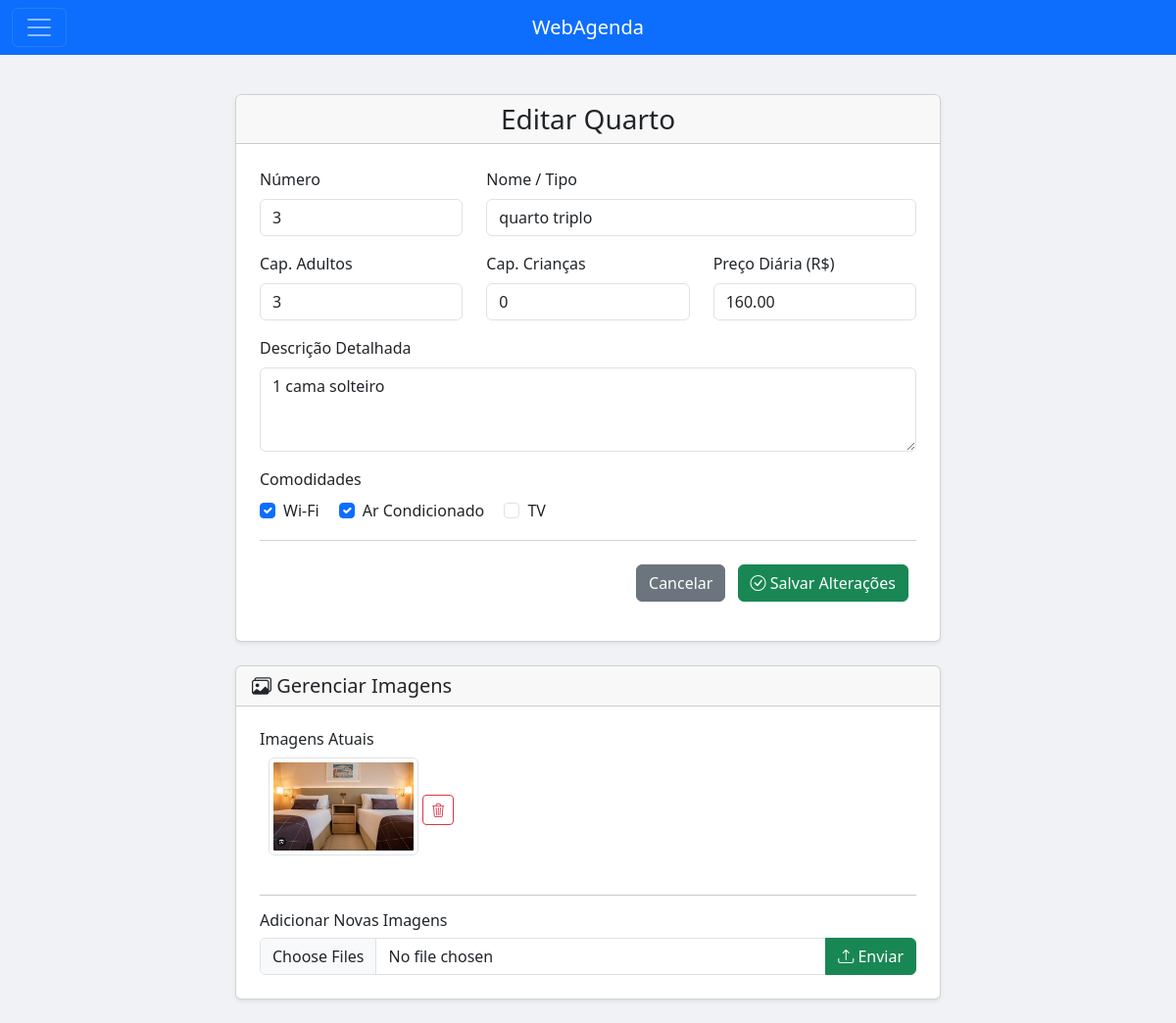
The page /Scripts/agenda.php?menuop=editarquarto&idquarto=3 (signed in) on the database its author committed.
### tables this page shows
CREATE TABLE IF NOT EXISTS `quartos` (
  `id_quarto` int NOT NULL AUTO_INCREMENT,
  `num_quarto` int DEFAULT NULL,
  `nome_quarto` varchar(100) NOT NULL,
  `descricao` varchar(250) DEFAULT NULL,
  `capacidade_adultos` int NOT NULL DEFAULT '2',
  `capacidade_criancas` int NOT NULL DEFAULT '0',
  `preco_diaria` decimal(10,2) NOT NULL DEFAULT '0.00',
  `tem_wifi` tinyint(1) NOT NULL DEFAULT '1',
  `tem_ar_condicionado` tinyint(1) NOT NULL DEFAULT '1',
  `tem_tv` tinyint(1) NOT NULL DEFAULT '1',
  `status` int DEFAULT NULL,
  `excluido` int DEFAULT NULL,
  PRIMARY KEY (`id_quarto`),
  UNIQUE KEY `num_quarto` (`num_quarto`)
);

CREATE TABLE IF NOT EXISTS `quarto_imagens` (
  `id_imagem` int NOT NULL AUTO_INCREMENT,
  `id_quarto` int NOT NULL,
  `nome_arquivo` varchar(255) NOT NULL,
  PRIMARY KEY (`id_imagem`),
  KEY `id_quarto` (`id_quarto`),
  CONSTRAINT `quarto_imagens_ibfk_1` FOREIGN KEY (`id_quarto`) REFERENCES `quartos` (`id_quarto`) ON DELETE CASCADE
);

### Scripts/editarquarto.php (the view, shortened to what this page needs)
<?php
include_once("conexao.php");
$errors = [];
$idquarto = $_GET["idquarto"] ?? null;
try {
    $sql = "SELECT * FROM quartos WHERE id_quarto = ?";
    $stmt = mysqli_prepare($conexao, $sql);
    mysqli_stmt_bind_param($stmt, 'i', $idquarto);
    mysqli_stmt_execute($stmt);
    $dados = mysqli_fetch_assoc(mysqli_stmt_get_result($stmt));
    $sql_img = "SELECT id_imagem, nome_arquivo FROM quarto_imagens WHERE id_quarto = ?";
    $stmt_img = mysqli_prepare($conexao, $sql_img);
    mysqli_stmt_bind_param($stmt_img, 'i', $idquarto);
    mysqli_stmt_execute($stmt_img);
    $imagens_quarto = mysqli_fetch_all(mysqli_stmt_get_result($stmt_img), MYSQLI_ASSOC);
} catch (Exception $e) {
    die("Erro: " . $e->getMessage());
}
?>
<!DOCTYPE html>
<html lang="pt-br">
<head>
    <link href="https://cdn.jsdelivr.net/npm/bootstrap@5.3.2/dist/css/bootstrap.min.css" rel="stylesheet">
    <link rel="stylesheet" href="https://cdn.jsdelivr.net/npm/bootstrap-icons@1.11.3/font/bootstrap-icons.min.css">
</head>
<body style="background-color: #f0f2f5;">
<div class="container my-4">
    <div class="row justify-content-center">
        <div class="col-12 col-lg-10 col-xl-8">
            <div class="card shadow-sm mb-4">
                <div class="card-header"><h3 class="text-center mb-0">Editar Quarto</h3></div>
                <div class="card-body p-4">
                    <form action="agenda.php?menuop=editarquarto&idquarto=<?= (int)$idquarto ?>" method="post">
                        <div class="row">
                            <div class="col-md-4 mb-3"><label for="num_quarto" class="form-label">Número</label><input type="text" class="form-control <?= isset($errors['num_quarto']) ? 'is-invalid' : '' ?>" id="num_quarto" name="num_quarto" value="<?= htmlspecialchars($_POST['num_quarto'] ?? $dados["num_quarto"]) ?>" required><?php if (isset($errors['num_quarto'])): ?><div class="invalid-feedback"><?= $errors['num_quarto'] ?></div><?php endif; ?></div>
                            <div class="col-md-8 mb-3"><label for="nome_quarto" class="form-label">Nome / Tipo</label><input type="text" class="form-control <?= isset($errors['nome_quarto']) ? 'is-invalid' : '' ?>" id="nome_quarto" name="nome_quarto" value="<?= htmlspecialchars($_POST['nome_quarto'] ?? $dados["nome_quarto"]) ?>" required><?php if (isset($errors['nome_quarto'])): ?><div class="invalid-feedback"><?= $errors['nome_quarto'] ?></div><?php endif; ?></div>
                        </div>
                        <div class="row">
                            <div class="col-md-4 mb-3"><label for="capacidade_adultos" class="form-label">Cap. Adultos</label><input type="number" class="form-control <?= isset($errors['capacidade_adultos']) ? 'is-invalid' : '' ?>" id="capacidade_adultos" name="capacidade_adultos" value="<?= htmlspecialchars($_POST['capacidade_adultos'] ?? $dados["capacidade_adultos"]) ?>" required><?php if (isset($errors['capacidade_adultos'])): ?><div class="invalid-feedback"><?= $errors['capacidade_adultos'] ?></div><?php endif; ?></div>
                            <div class="col-md-4 mb-3"><label for="capacidade_criancas" class="form-label">Cap. Crianças</label><input type="number" class="form-control" id="capacidade_criancas" name="capacidade_criancas" value="<?= htmlspecialchars($_POST['capacidade_criancas'] ?? $dados["capacidade_criancas"]) ?>" required></div>
                            <div class="col-md-4 mb-3"><label for="preco_diaria" class="form-label">Preço Diária (R$)</label><input type="number" step="0.01" class="form-control <?= isset($errors['preco_diaria']) ? 'is-invalid' : '' ?>" id="preco_diaria" name="preco_diaria" value="<?= htmlspecialchars($_POST['preco_diaria'] ?? $dados["preco_diaria"]) ?>" required><?php if (isset($errors['preco_diaria'])): ?><div class="invalid-feedback"><?= $errors['preco_diaria'] ?></div><?php endif; ?></div>
                        </div>
                        <div class="mb-3"><label for="descricao" class="form-label">Descrição Detalhada</label><textarea class="form-control" name="descricao" id="descricao" rows="3"><?= htmlspecialchars($_POST['descricao'] ?? $dados["descricao"]) ?></textarea></div>
                        <div class="mb-3"><label class="form-label d-block">Comodidades</label>
                            <div class="form-check form-check-inline"><input class="form-check-input" type="checkbox" id="tem_wifi" name="comodidades[wifi]" value="1" <?php if(isset($_POST['comodidades']['wifi']) || (!isset($_POST['comodidades']) && $dados['tem_wifi'])) echo 'checked'; ?>><label class="form-check-label" for="tem_wifi">Wi-Fi</label></div>
                            <div class="form-check form-check-inline"><input class="form-check-input" type="checkbox" id="tem_ar" name="comodidades[ar]" value="1" <?php if(isset($_POST['comodidades']['ar']) || (!isset($_POST['comodidades']) && $dados['tem_ar_condicionado'])) echo 'checked'; ?>><label class="form-check-label" for="tem_ar">Ar Condicionado</label></div>
                            <div class="form-check form-check-inline"><input class="form-check-input" type="checkbox" id="tem_tv" name="comodidades[tv]" value="1" <?php if(isset($_POST['comodidades']['tv']) || (!isset($_POST['comodidades']) && $dados['tem_tv'])) echo 'checked'; ?>><label class="form-check-label" for="tem_tv">TV</label></div>
                        </div>
                        <div class="card-footer text-end bg-white px-0 pt-3">
                            <a href="agenda.php?menuop=quartos" class="btn btn-secondary">Cancelar</a>
                            <button type="submit" class="btn btn-success m-2" name="atualizar_dados">
                                <i class="bi bi-check-circle"></i> Salvar Alterações
                            </button>
                        </div>
                    </form>
                </div>
            </div>
            <div class="card shadow-sm">
                <div class="card-header"><h5 class="mb-0"><i class="bi bi-images"></i> Gerenciar Imagens</h5></div>
                <div class="card-body p-4">
                    <h6>Imagens Atuais</h6>
                    <div class="row">
                        <?php if (empty($imagens_quarto)): ?>
                            <p class="text-muted">Nenhuma imagem cadastrada para este quarto.</p>
                        <?php else: ?>
                            <?php foreach ($imagens_quarto as $imagem): ?>
                                <div class="col-6 col-md-4 mb-3 text-center">
                                    <img src="../Imagens/Quartos/<?= htmlspecialchars($imagem['nome_arquivo']) ?>" class="img-thumbnail mb-2" style="height: 100px; object-fit: cover;">
                                    <a href="agenda.php?menuop=remover_imagem_quarto&id_imagem=<?= $imagem['id_imagem'] ?>&id_quarto=<?= $idquarto ?>" class="btn btn-sm btn-outline-danger btn-excluir-img" title="Excluir Imagem"><i class="bi bi-trash3"></i></a>
                                </div>
                            <?php endforeach; ?>
                        <?php endif; ?>
                    </div>
                    <hr>
                    <h6>Adicionar Novas Imagens</h6>
                    <form action="agenda.php?menuop=adicionar_imagem_quarto" method="post" enctype="multipart/form-data">
                        <div class="input-group">
                            <input class="form-control" type="file" name="fotos_quarto[]" multiple accept="image/png, image/jpeg, image/gif">
                            <button class="btn btn-success" type="submit"><i class="bi bi-upload"></i> Enviar</button>
                        </div>
                    </form>
                </div>
            </div>
        </div>
    </div>
</div>
</body>
</html>

### rows shown on the page
quartos: num_quarto "3", nome_quarto "quarto triplo", capacidade_adultos "3", capacidade_criancas "0", preco_diaria "160.00", descricao "1 cama solteiro", tem_wifi "☑", tem_ar_condicionado "☑"
quarto_imagens: nome_arquivo (picture)
